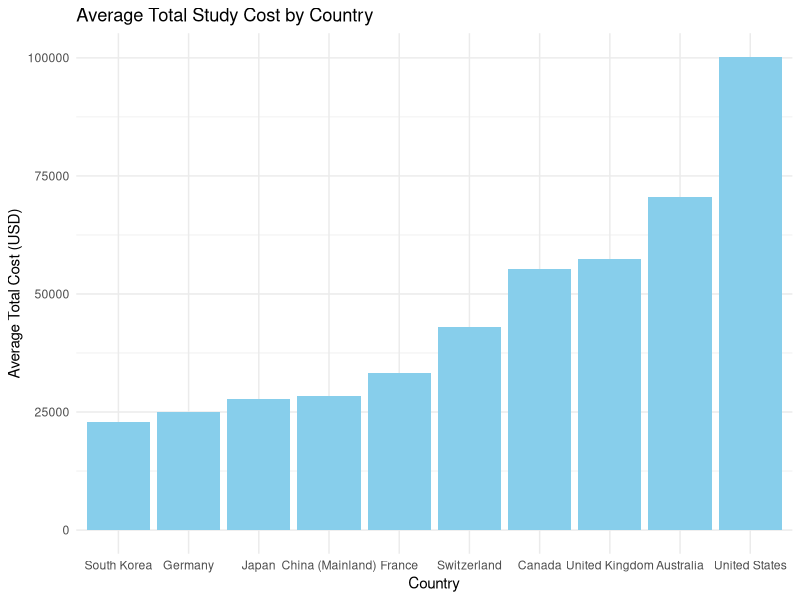

The R source for this figure:
## ---- chunk 1
library(dplyr)
library(readr)
library(ggplot2)
library(knitr)
## ---- chunk 2
library(dplyr)
library(readr)

df <- read_csv("data/cleaned_education_costs.csv")
qs_df <- read_csv("data/top_countries.csv")

summary_df <- df %>%
  group_by(Country) %>%
  summarise(
    `Average Tuition` = round(mean(Tuition_USD), 0),
    `Average Rent` = round(mean(Rent_USD * 12 * Duration_Years), 0),
    `Average Total Cost` = round(mean(Total_Cost_USD), 0),
    .groups = "drop"
  )

merged_df <- left_join(summary_df, qs_df, by = "Country")
## ---- chunk 3
#| label: table-results
#| echo: false

library(knitr)

kable(merged_df[order(merged_df$`Average Total Cost`), ],
      caption = "Table: Country Ranking by Total Study Cost and QS Top 100 Count")
## ---- chunk 4
#| label: barplot-costs
#| echo: false

library(ggplot2)

ggplot(merged_df, aes(x = reorder(Country, `Average Total Cost`), y = `Average Total Cost`)) +
  geom_bar(stat = "identity", fill = "skyblue") +
  labs(
    title = "Average Total Study Cost by Country",
    x = "Country",
    y = "Average Total Cost (USD)"
  ) +
  theme_minimal()
